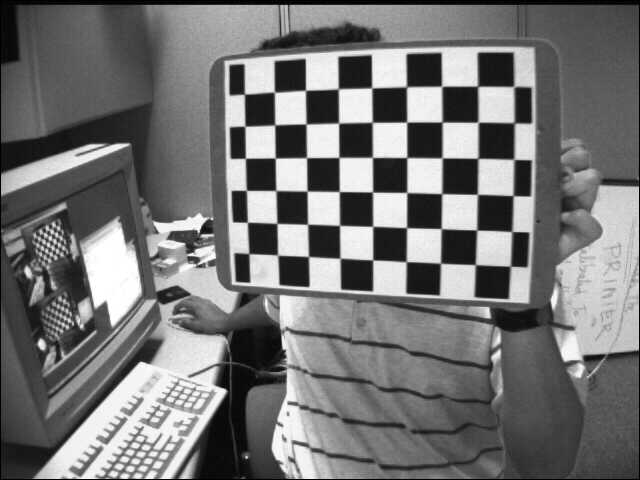
#> input picture images/left1/left01.jpg, 640 x 480 px; its folder holds 4 pictures in this run
$ python stereo_calibration.py
#> lines starting #> are read from the running program, lines starting #| are printed output that depends on the picture; pictures that were not available may be replaced by others from this repository, and a replacement may not be noted
import cv2
import glob
import numpy as np
import matplotlib.pyplot as plt
import scipy.io as scio

import fire


def calibration(des='01', data_file='/Users/mengxiangzhen/Desktop/实验室/left/result.mat'):
    # termination criteria
#> called with des = '01'
    criteria = (cv2.TERM_CRITERIA_EPS + cv2.TERM_CRITERIA_MAX_ITER, 30, 0.001)

    # prepare object points, like (0,0,0), (1,0,0), (2,0,0) ....,(6,5,0)
    objp = np.zeros((6 * 9, 3), np.float32)
    objp[:, :2] = np.mgrid[0:9, 0:6].T.reshape(-1, 2)

    # Arrays to store object points and image points from all the images.
    objpoints = []  # 3d point in real world space
    imgpoints = []  # 2d points in image plane.

    objpoints_r = []
    imgpoints_r = []

    images = glob.glob('../images/left1/*.jpg')
    images_r = glob.glob('../images/right1/*.jpg')
    images.sort()
    images_r.sort()

    for fname, fname_r in zip(images, images_r):
        img = cv2.imread(fname)
#> img is the input picture: shape (480, 640, 3); min 0, max 255, mean 116.6
        gray = cv2.cvtColor(img, cv2.COLOR_BGR2GRAY)

        img_r = cv2.imread(fname_r)
        gray_r = cv2.cvtColor(img_r, cv2.COLOR_BGR2GRAY)

        # Find the chess board corners
        ret, corners = cv2.findChessboardCorners(gray, (9, 6), None)
#> ret = True; corners = 54 rows, first 8: [244.5, 94.33], [274.6, 92.24], [305.5, 90.4], [338.4, 88.84], [371.6, 87.98], [406.8, 86.92], [441.6, 86.37], [477.6, 86.38]
        ret_r, corners_r = cv2.findChessboardCorners(gray_r, (9, 6), None)
#> ret_r = True; corners_r has the same summary as corners

        # If found, add object points, image points (after refining them)
        if ret == True and ret_r == True:
            objpoints.append(objp)

            objpoints_r.append(objp)

            corners2 = cv2.cornerSubPix(gray, corners, (11, 11), (-1, -1),
                                        criteria)
#> corners2 = 54 rows, first 8: [244.4, 94.14], [274.4, 92.21], [305.5, 90.32], [338.3, 88.79], [371.7, 87.87], [406.5, 86.71], [441.6, 86.25], [477.6, 86.22]
            corners2_r = cv2.cornerSubPix(gray_r, corners_r, (11, 11), (-1, -1),
                                          criteria)
#> corners2_r has the same summary as corners2
            imgpoints.append(corners2)
            imgpoints_r.append(corners2_r)

            # Draw and display the corners
            # cv2.imshow('img', img)
            # cv2.waitKey(500)

    ret, mtx, dist, rvecs, tvecs = cv2.calibrateCamera(objpoints, imgpoints,
                                                       gray.shape[::-1], None,
                                                       None)
#> ret = 0.161; mtx = [[811.4, 0, 306.3], [0, 768.8, 314.7], [0, 0, 1]]; dist = [[-0.656, 0.296, -0.0603, 0.0206, -0.406]]; rvecs = ([0.252, 0.427, 0.0302],); tvecs = ([-1.88, -6.79, 23.5],)
    img = cv2.imread('../images/left1/left' + str(des) + '.jpg')
    h, w = img.shape[:2]
#> h = 480; w = 640
    newcameramtx, roi = cv2.getOptimalNewCameraMatrix(mtx, dist, (w, h), 1,
                                                      (w, h))
#> newcameramtx = [[580.9, 0, 334.3], [0, 541.3, 299], [0, 0, 1]]; roi = (80, 70, 517, 354)
    # undistort
    dst = cv2.undistort(img, mtx, dist, None, newcameramtx)
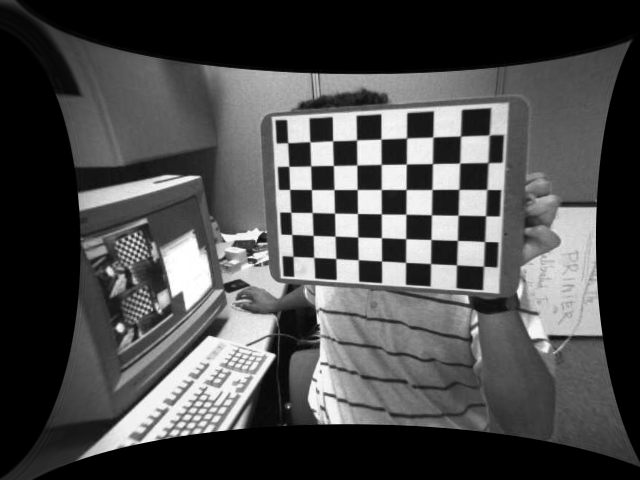
#> dst: shape (480, 640, 3); min 0, max 255, mean 75.3

    # crop the image
    x, y, w, h = roi
#> x = 80; y = 70; w = 517; h = 354
    dst = dst[y:y + h, x:x + w]
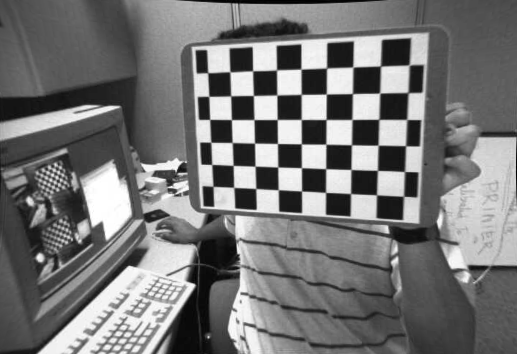
#> dst: shape (354, 517, 3); min 0, max 255, mean 117.7

    ret, mtx_r, dist_r, rvecs, tvecs = cv2.calibrateCamera(objpoints_r,
                                                           imgpoints_r,
                                                           gray_r.shape[::-1],
                                                           None, None)
#> mtx_r = [[811.4, 0, 306.3], [0, 768.8, 314.7], [0, 0, 1]]; dist_r = [[-0.656, 0.296, -0.0603, 0.0206, -0.406]]
    img_r = cv2.imread('../images/right1/right' + str(des) + '.jpg')
    h, w = img_r.shape[:2]
#> h = 480; w = 640
    newcameramtx_r, roi = cv2.getOptimalNewCameraMatrix(mtx_r, dist_r, (w, h),
                                                        1, (w, h))
#> newcameramtx_r = [[580.9, 0, 334.3], [0, 541.3, 299], [0, 0, 1]]
    # undistort
    dst_r = cv2.undistort(img_r, mtx_r, dist_r, None, newcameramtx_r)

    # crop the image
    x, y, w, h = roi
#> w = 517; h = 354
    dst_r = dst_r[y:y + h, x:x + w]

    retval, cameraMatrix1, distCoeffs1, cameraMatrix2, distCoeffs2, R, T, E, F = \
        cv2.stereoCalibrate(objpoints, imgpoints, imgpoints_r, mtx,
                            dist, mtx_r, dist_r, gray.shape[::-1])
#> retval = 0.161; cameraMatrix1 = [[811.4, 0, 306.3], [0, 768.8, 314.7], [0, 0, 1]]; distCoeffs1 = [[-0.656, 0.296, -0.0603, 0.0206, -0.406]]; cameraMatrix2 = [[811.4, 0, 306.3], [0, 768.8, 314.7], [0, 0, 1]]; distCoeffs2 = [[-0.656, 0.296, -0.0603, 0.0206, -0.406]]; R = [[1, 3.67e-16, -5.63e-16], [-3.67e-16, 1, 2.03e-16], [5.63e-16, -2.03e-16, 1]]; T = [1.47e-14, -6.27e-15, 1.03e-14]; E = [[2.64e-31, -1.03e-14, -6.27e-15], [1.03e-14, 6.76e-30, -1.47e-14], [6.27e-15, 1.47e-14, -5.59e-31]]; F = [[1.27e-07, -5.25e+09, -7.97e+11], [5.25e+09, 3.63e-06, -7.65e+12], [7.97e+11, 7.65e+12, 1]]

    # R = np.array([[1, -0.0032, -0.005], [0.0033, 0.9999, 0.0096],
    #               [0.0057, -0.0097, 0.9999]])
    # T = np.array([-83.0973, 1.0605, 0.0392])
    # TODO: import mat and read stat from mat file.

    print("R", R)
#| R [[ 1.00000000e+00  3.67047068e-16 -5.62743916e-16]
#|  [-3.67047068e-16  1.00000000e+00  2.02615367e-16]
#|  [ 5.62743916e-16 -2.02615367e-16  1.00000000e+00]]
    print("T", T)
#| T [[ 1.46600433e-14]
#|  [-6.27153847e-15]
#|  [ 1.03344567e-14]]

    R1, R2, P1, P2, Q, validPixROI1, validPixROI2 = cv2.stereoRectify(
        cameraMatrix1, distCoeffs1, cameraMatrix2, distCoeffs2,
        gray.shape[::-1], R, T)
#> R1 = [[0.772, -0.33, 0.544], [0.33, 0.939, 0.101], [-0.544, 0.101, 0.833]]; R2 has the same summary as R1; P1 = [[768.8, 0, -435.3, 0], [0, 768.8, 192.5, 0], [0, 0, 1, 0]]; P2 = [[768.8, 0, -435.3, 1.46e-11], [0, 768.8, 192.5, 0], [0, 0, 1, 0]]; Q = [[1, 0, 0, 435.3], [0, 1, 0, -192.5], [0, 0, 0, 768.8], [0, 0, -5.26e+13, 0]]; validPixROI1 = (0, 0, 640, 348); validPixROI2 = (0, 0, 640, 348)

    left_map1, left_map2 = cv2.initUndistortRectifyMap(cameraMatrix1,
                                                       distCoeffs1, R1, P1,
                                                       gray.shape[::-1],
                                                       cv2.INTER_NEAREST)
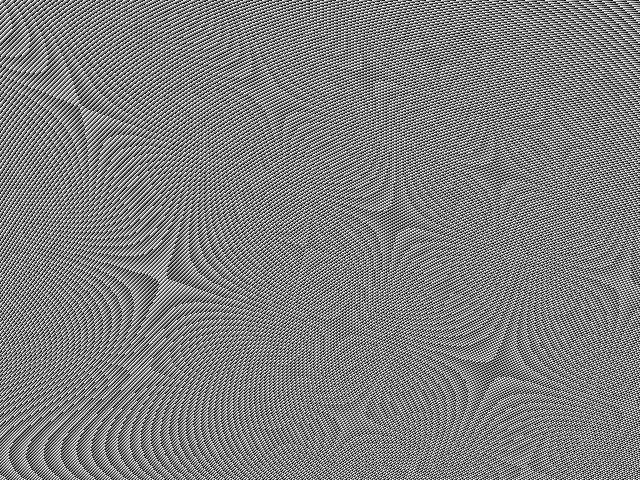
#> left_map2: shape (480, 640) uint16; min 0, max 1023, mean 511.5; drawn with min black and max white
    right_map1, right_map2 = cv2.initUndistortRectifyMap(cameraMatrix2,
                                                         distCoeffs2, R2,
                                                         P2, gray.shape[::-1],
                                                         cv2.INTER_NEAREST)

    img = cv2.imread('../images/left1/left' + str(des) + '.jpg')
    gray = cv2.cvtColor(img, cv2.COLOR_BGR2GRAY)

    img = cv2.imread(('../images/right1/right' + str(des) + '.jpg'))
    gray_r = cv2.cvtColor(img, cv2.COLOR_BGR2GRAY)

    des_l = cv2.remap(gray, left_map1, left_map2, cv2.INTER_LINEAR)
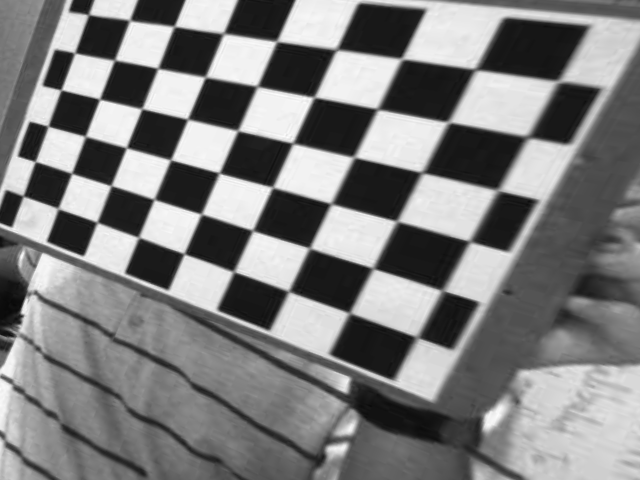
#> des_l: shape (480, 640); min 8, max 255, mean 127.2
    cv2.imwrite('../images/result/stereo_calibresult/left' + str(des) + '.png', des_l)
    des_r = cv2.remap(gray_r, right_map1, right_map2, cv2.INTER_LINEAR)
    cv2.imwrite('../images/result/stereo_calibresult/right' + str(des) + '.png', des_r)

    plt.subplot(121)
    plt.title('left')
    plt.imshow(des_l, cmap='gray')
    plt.axis('off')
    plt.subplot(122)
    plt.title('right')
    plt.imshow(des_r, cmap='gray')
    plt.axis('off')
    plt.show()


if __name__ == '__main__':
    fire.Fire(calibration)
